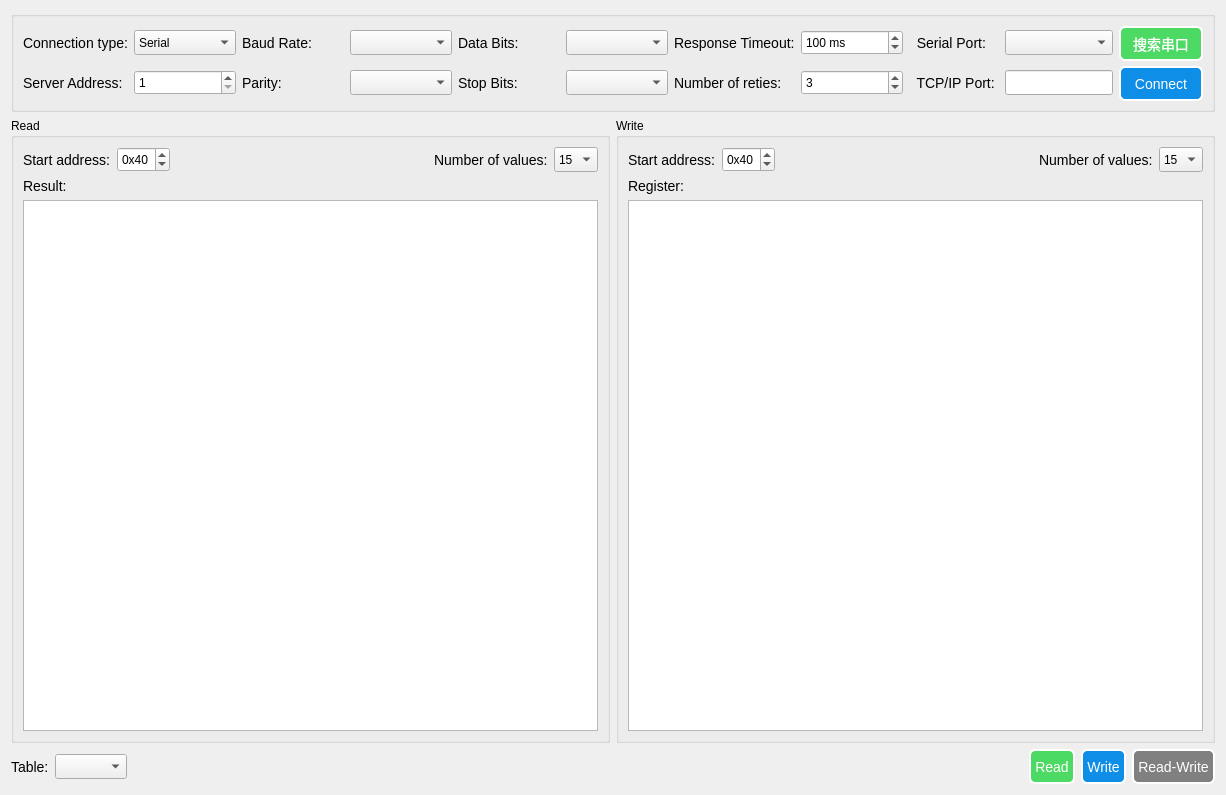
<?xml version="1.0" encoding="UTF-8"?>
<ui version="4.0">
 <class>ModbusUi</class>
 <widget class="QWidget" name="ModbusUi">
  <property name="geometry">
   <rect>
    <x>0</x>
    <y>0</y>
    <width>1226</width>
    <height>795</height>
   </rect>
  </property>
  <property name="windowTitle">
   <string>Form</string>
  </property>
  <property name="styleSheet">
   <string notr="true">QLabel{
    color: black;
    qproperty-alignment: AlignCenter;
	
    /*font-family: 'Verdana';*/
    font-size: 14px;}

/* ******************QPushButton****************** */
QPushButton{
    background-color: rgb(14, 142, 231);
	border-style: outset;
    border-width: 2px;
	border-radius: 6px;
    color: white;
	font-size: 14px;
}

QPushButton:hover{
    background-color: rgb(57, 159, 251);
}

QPushButton:pressed{
    background-color: rgb(0, 125, 213);
}

QPushButton:disabled{
    background-color: gray;
}

QCheckBox{
	font-size: 14px;
	alignment:center}


QRadioButton{
	font-size: 14px;
	alignment:center}

    /*RadioButton样式设置*/
    QRadioButton::indicator { 
    	width: 17px;
    	height: 17px;
    }
    /*单选框未选中样式*/
    QRadioButton::indicator::unchecked {
    	
    	image: url(:/images/skin/images/radiob-unchecked.png);
    }
    /*单选框选中样式*/
    QRadioButton::indicator::checked { 
    	image: url(:/images/skin/images/radiob-checked.png);
    }
    /*RadioButton和checkbox字体和间距设置*/
    QRadioButton ,QCheckBox{
    	spacing: 5px;
    	font-size: 14px;
    }
    /*checkbox样式设置*/
    QCheckBox::indicator { 
    	width: 26px;
    	height: 50px;
    }
    /*未选中*/
    QCheckBox::indicator::unchecked {	
    	image: url(:/images/skin/images/checkb-unche.png);
    }
    /*选中*/
    QCheckBox::indicator::checked { 
    	image: url(:/images/skin/images/checkb_check.png);
    }</string>
  </property>
  <layout class="QVBoxLayout" name="verticalLayout_3">
   <item>
    <widget class="QGroupBox" name="groupBox">
     <property name="sizePolicy">
      <sizepolicy hsizetype="Preferred" vsizetype="Fixed">
       <horstretch>0</horstretch>
       <verstretch>0</verstretch>
      </sizepolicy>
     </property>
     <property name="minimumSize">
      <size>
       <width>1051</width>
       <height>101</height>
      </size>
     </property>
     <property name="maximumSize">
      <size>
       <width>16777215</width>
       <height>101</height>
      </size>
     </property>
     <property name="title">
      <string/>
     </property>
     <layout class="QHBoxLayout" name="horizontalLayout">
      <item>
       <layout class="QGridLayout" name="gridLayout">
        <item row="0" column="0">
         <widget class="QLabel" name="label_18">
          <property name="text">
           <string>Connection type:</string>
          </property>
         </widget>
        </item>
        <item row="0" column="1">
         <widget class="QComboBox" name="connectType">
          <property name="minimumSize">
           <size>
            <width>0</width>
            <height>25</height>
           </size>
          </property>
          <property name="maximumSize">
           <size>
            <width>16777215</width>
            <height>25</height>
           </size>
          </property>
          <item>
           <property name="text">
            <string>Serial</string>
           </property>
          </item>
          <item>
           <property name="text">
            <string>TCP</string>
           </property>
          </item>
         </widget>
        </item>
        <item row="0" column="2">
         <widget class="QLabel" name="label_3">
          <property name="text">
           <string>Baud Rate:</string>
          </property>
         </widget>
        </item>
        <item row="0" column="3">
         <widget class="QComboBox" name="baudCombo">
          <property name="minimumSize">
           <size>
            <width>0</width>
            <height>25</height>
           </size>
          </property>
          <property name="maximumSize">
           <size>
            <width>16777215</width>
            <height>25</height>
           </size>
          </property>
         </widget>
        </item>
        <item row="0" column="4">
         <widget class="QLabel" name="label_4">
          <property name="text">
           <string>Data Bits:</string>
          </property>
         </widget>
        </item>
        <item row="0" column="5">
         <widget class="QComboBox" name="dataBitsCombo">
          <property name="minimumSize">
           <size>
            <width>0</width>
            <height>25</height>
           </size>
          </property>
          <property name="maximumSize">
           <size>
            <width>16777215</width>
            <height>25</height>
           </size>
          </property>
         </widget>
        </item>
        <item row="0" column="6">
         <widget class="QLabel" name="label_19">
          <property name="text">
           <string>Response Timeout:</string>
          </property>
         </widget>
        </item>
        <item row="0" column="7">
         <widget class="QSpinBox" name="timeoutSpinner">
          <property name="minimumSize">
           <size>
            <width>0</width>
            <height>25</height>
           </size>
          </property>
          <property name="accelerated">
           <bool>true</bool>
          </property>
          <property name="suffix">
           <string> ms</string>
          </property>
          <property name="minimum">
           <number>-1</number>
          </property>
          <property name="maximum">
           <number>5000</number>
          </property>
          <property name="singleStep">
           <number>20</number>
          </property>
          <property name="value">
           <number>100</number>
          </property>
         </widget>
        </item>
        <item row="0" column="8">
         <widget class="QLabel" name="label_21">
          <property name="sizePolicy">
           <sizepolicy hsizetype="Maximum" vsizetype="Preferred">
            <horstretch>0</horstretch>
            <verstretch>0</verstretch>
           </sizepolicy>
          </property>
          <property name="text">
           <string>  Serial Port: </string>
          </property>
         </widget>
        </item>
        <item row="0" column="9">
         <widget class="QComboBox" name="serialPortInfoListBox">
          <property name="minimumSize">
           <size>
            <width>80</width>
            <height>25</height>
           </size>
          </property>
         </widget>
        </item>
        <item row="0" column="10">
         <widget class="QPushButton" name="searchButton">
          <property name="sizePolicy">
           <sizepolicy hsizetype="Fixed" vsizetype="Fixed">
            <horstretch>0</horstretch>
            <verstretch>0</verstretch>
           </sizepolicy>
          </property>
          <property name="minimumSize">
           <size>
            <width>75</width>
            <height>35</height>
           </size>
          </property>
          <property name="maximumSize">
           <size>
            <width>16777215</width>
            <height>35</height>
           </size>
          </property>
          <property name="styleSheet">
           <string notr="true">QPushButton{
    background-color: rgb(76, 218, 100);
	border-style: outset;
    border-width: 2px;
	border-radius: 6px;
    color: white;
	font-size: 14px;
}

QPushButton:hover{
    background-color: rgb(110, 230, 120);
}

QPushButton:pressed{
    background-color: rgb(50, 200, 80);
}

QPushButton:disabled{
    background-color: gray;
}</string>
          </property>
          <property name="text">
           <string>   搜索串口   </string>
          </property>
         </widget>
        </item>
        <item row="1" column="0">
         <widget class="QLabel" name="label_28">
          <property name="sizePolicy">
           <sizepolicy hsizetype="Maximum" vsizetype="Preferred">
            <horstretch>0</horstretch>
            <verstretch>0</verstretch>
           </sizepolicy>
          </property>
          <property name="text">
           <string>Server Address:</string>
          </property>
         </widget>
        </item>
        <item row="1" column="1">
         <widget class="QSpinBox" name="serverEdit">
          <property name="sizePolicy">
           <sizepolicy hsizetype="Preferred" vsizetype="Fixed">
            <horstretch>0</horstretch>
            <verstretch>0</verstretch>
           </sizepolicy>
          </property>
          <property name="minimumSize">
           <size>
            <width>0</width>
            <height>25</height>
           </size>
          </property>
          <property name="minimum">
           <number>1</number>
          </property>
          <property name="maximum">
           <number>247</number>
          </property>
         </widget>
        </item>
        <item row="1" column="2">
         <widget class="QLabel" name="label_2">
          <property name="text">
           <string>Parity:</string>
          </property>
         </widget>
        </item>
        <item row="1" column="3">
         <widget class="QComboBox" name="parityCombo">
          <property name="minimumSize">
           <size>
            <width>0</width>
            <height>25</height>
           </size>
          </property>
          <property name="maximumSize">
           <size>
            <width>16777215</width>
            <height>25</height>
           </size>
          </property>
         </widget>
        </item>
        <item row="1" column="4">
         <widget class="QLabel" name="label_5">
          <property name="text">
           <string>Stop Bits:</string>
          </property>
         </widget>
        </item>
        <item row="1" column="5">
         <widget class="QComboBox" name="stopBitsCombo">
          <property name="minimumSize">
           <size>
            <width>0</width>
            <height>25</height>
           </size>
          </property>
          <property name="maximumSize">
           <size>
            <width>16777215</width>
            <height>25</height>
           </size>
          </property>
         </widget>
        </item>
        <item row="1" column="6">
         <widget class="QLabel" name="label_20">
          <property name="text">
           <string>Number of reties:</string>
          </property>
         </widget>
        </item>
        <item row="1" column="7">
         <widget class="QSpinBox" name="retriesSpinner">
          <property name="minimumSize">
           <size>
            <width>0</width>
            <height>25</height>
           </size>
          </property>
          <property name="value">
           <number>3</number>
          </property>
         </widget>
        </item>
        <item row="1" column="8">
         <widget class="QLabel" name="label_17">
          <property name="sizePolicy">
           <sizepolicy hsizetype="Maximum" vsizetype="Preferred">
            <horstretch>0</horstretch>
            <verstretch>0</verstretch>
           </sizepolicy>
          </property>
          <property name="text">
           <string>  TCP/IP Port: </string>
          </property>
         </widget>
        </item>
        <item row="1" column="9">
         <widget class="QLineEdit" name="portEdit">
          <property name="sizePolicy">
           <sizepolicy hsizetype="Preferred" vsizetype="Fixed">
            <horstretch>0</horstretch>
            <verstretch>0</verstretch>
           </sizepolicy>
          </property>
          <property name="minimumSize">
           <size>
            <width>0</width>
            <height>25</height>
           </size>
          </property>
         </widget>
        </item>
        <item row="1" column="10">
         <widget class="QPushButton" name="connectButton">
          <property name="sizePolicy">
           <sizepolicy hsizetype="Preferred" vsizetype="Fixed">
            <horstretch>0</horstretch>
            <verstretch>0</verstretch>
           </sizepolicy>
          </property>
          <property name="minimumSize">
           <size>
            <width>0</width>
            <height>35</height>
           </size>
          </property>
          <property name="text">
           <string> Connect </string>
          </property>
          <property name="checkable">
           <bool>false</bool>
          </property>
          <property name="autoDefault">
           <bool>false</bool>
          </property>
          <property name="default">
           <bool>true</bool>
          </property>
         </widget>
        </item>
       </layout>
      </item>
     </layout>
    </widget>
   </item>
   <item>
    <layout class="QHBoxLayout" name="horizontalLayout_5">
     <item>
      <widget class="QGroupBox" name="groupBox_3">
       <property name="minimumSize">
        <size>
         <width>250</width>
         <height>0</height>
        </size>
       </property>
       <property name="title">
        <string>Read</string>
       </property>
       <layout class="QVBoxLayout" name="verticalLayout">
        <item>
         <layout class="QHBoxLayout" name="horizontalLayout_2">
          <item>
           <widget class="QLabel" name="label_10">
            <property name="text">
             <string>Start address:</string>
            </property>
           </widget>
          </item>
          <item>
           <widget class="QSpinBox" name="readAddress">
            <property name="minimumSize">
             <size>
              <width>0</width>
              <height>25</height>
             </size>
            </property>
            <property name="prefix">
             <string>0x</string>
            </property>
            <property name="maximum">
             <number>65535</number>
            </property>
            <property name="value">
             <number>64</number>
            </property>
            <property name="displayIntegerBase">
             <number>16</number>
            </property>
           </widget>
          </item>
          <item>
           <spacer name="horizontalSpacer_6">
            <property name="orientation">
             <enum>Qt::Horizontal</enum>
            </property>
            <property name="sizeHint" stdset="0">
             <size>
              <width>18</width>
              <height>20</height>
             </size>
            </property>
           </spacer>
          </item>
          <item>
           <widget class="QLabel" name="label_11">
            <property name="text">
             <string>Number of values:</string>
            </property>
           </widget>
          </item>
          <item>
           <widget class="QComboBox" name="readSize">
            <property name="minimumSize">
             <size>
              <width>0</width>
              <height>25</height>
             </size>
            </property>
            <property name="currentIndex">
             <number>14</number>
            </property>
            <property name="maxVisibleItems">
             <number>127</number>
            </property>
            <item>
             <property name="text">
              <string>1</string>
             </property>
            </item>
            <item>
             <property name="text">
              <string>2</string>
             </property>
            </item>
            <item>
             <property name="text">
              <string>3</string>
             </property>
            </item>
            <item>
             <property name="text">
              <string>4</string>
             </property>
            </item>
            <item>
             <property name="text">
              <string>5</string>
             </property>
            </item>
            <item>
             <property name="text">
              <string>6</string>
             </property>
            </item>
            <item>
             <property name="text">
              <string>7</string>
             </property>
            </item>
            <item>
             <property name="text">
              <string>8</string>
             </property>
            </item>
            <item>
             <property name="text">
              <string>9</string>
             </property>
            </item>
            <item>
             <property name="text">
              <string>10</string>
             </property>
            </item>
            <item>
             <property name="text">
              <string>11</string>
             </property>
            </item>
            <item>
             <property name="text">
              <string>12</string>
             </property>
            </item>
            <item>
             <property name="text">
              <string>13</string>
             </property>
            </item>
            <item>
             <property name="text">
              <string>14</string>
             </property>
            </item>
            <item>
             <property name="text">
              <string>15</string>
             </property>
            </item>
            <item>
             <property name="text">
              <string>16</string>
             </property>
            </item>
            <item>
             <property name="text">
              <string>17</string>
             </property>
            </item>
            <item>
             <property name="text">
              <string>18</string>
             </property>
            </item>
            <item>
             <property name="text">
              <string>19</string>
             </property>
            </item>
            <item>
             <property name="text">
              <string>20</string>
             </property>
            </item>
            <item>
             <property name="text">
              <string>21</string>
             </property>
            </item>
            <item>
             <property name="text">
              <string>22</string>
             </property>
            </item>
            <item>
             <property name="text">
              <string>23</string>
             </property>
            </item>
            <item>
             <property name="text">
              <string>24</string>
             </property>
            </item>
            <item>
             <property name="text">
              <string>25</string>
             </property>
            </item>
            <item>
             <property name="text">
              <string>26</string>
             </property>
            </item>
            <item>
             <property name="text">
              <string>27</string>
             </property>
            </item>
            <item>
             <property name="text">
              <string>28</string>
             </property>
            </item>
            <item>
             <property name="text">
              <string>29</string>
             </property>
            </item>
            <item>
             <property name="text">
              <string>30</string>
             </property>
            </item>
           </widget>
          </item>
         </layout>
        </item>
        <item>
         <widget class="QLabel" name="label_12">
          <property name="text">
           <string>Result:</string>
          </property>
         </widget>
        </item>
        <item>
         <widget class="QListWidget" name="readValue">
          <property name="minimumSize">
           <size>
            <width>0</width>
            <height>0</height>
           </size>
          </property>
         </widget>
        </item>
       </layout>
      </widget>
     </item>
     <item>
      <widget class="QGroupBox" name="writeGroupBox">
       <property name="minimumSize">
        <size>
         <width>225</width>
         <height>0</height>
        </size>
       </property>
       <property name="title">
        <string>Write</string>
       </property>
       <layout class="QVBoxLayout" name="verticalLayout_2">
        <item>
         <layout class="QHBoxLayout" name="horizontalLayout_3">
          <item>
           <widget class="QLabel" name="label_13">
            <property name="text">
             <string>Start address:</string>
            </property>
           </widget>
          </item>
          <item>
           <widget class="QSpinBox" name="writeAddress">
            <property name="minimumSize">
             <size>
              <width>0</width>
              <height>25</height>
             </size>
            </property>
            <property name="prefix">
             <string>0x</string>
            </property>
            <property name="maximum">
             <number>65535</number>
            </property>
            <property name="value">
             <number>64</number>
            </property>
            <property name="displayIntegerBase">
             <number>16</number>
            </property>
           </widget>
          </item>
          <item>
           <spacer name="horizontalSpacer_7">
            <property name="orientation">
             <enum>Qt::Horizontal</enum>
            </property>
            <property name="sizeHint" stdset="0">
             <size>
              <width>18</width>
              <height>20</height>
             </size>
            </property>
           </spacer>
          </item>
          <item>
           <widget class="QLabel" name="label_14">
            <property name="text">
             <string>Number of values:</string>
            </property>
           </widget>
          </item>
          <item>
           <widget class="QComboBox" name="writeSize">
            <property name="minimumSize">
             <size>
              <width>0</width>
              <height>25</height>
             </size>
            </property>
            <property name="currentIndex">
             <number>14</number>
            </property>
            <property name="maxVisibleItems">
             <number>127</number>
            </property>
            <item>
             <property name="text">
              <string>1</string>
             </property>
            </item>
            <item>
             <property name="text">
              <string>2</string>
             </property>
            </item>
            <item>
             <property name="text">
              <string>3</string>
             </property>
            </item>
            <item>
             <property name="text">
              <string>4</string>
             </property>
            </item>
            <item>
             <property name="text">
              <string>5</string>
             </property>
            </item>
            <item>
             <property name="text">
              <string>6</string>
             </property>
            </item>
            <item>
             <property name="text">
              <string>7</string>
             </property>
            </item>
            <item>
             <property name="text">
              <string>8</string>
             </property>
            </item>
            <item>
             <property name="text">
              <string>9</string>
             </property>
            </item>
            <item>
             <property name="text">
              <string>10</string>
             </property>
            </item>
            <item>
             <property name="text">
              <string>11</string>
             </property>
            </item>
            <item>
             <property name="text">
              <string>12</string>
             </property>
            </item>
            <item>
             <property name="text">
              <string>13</string>
             </property>
            </item>
            <item>
             <property name="text">
              <string>14</string>
             </property>
            </item>
            <item>
             <property name="text">
              <string>15</string>
             </property>
            </item>
            <item>
             <property name="text">
              <string>16</string>
             </property>
            </item>
            <item>
             <property name="text">
              <string>17</string>
             </property>
            </item>
            <item>
             <property name="text">
              <string>18</string>
             </property>
            </item>
            <item>
             <property name="text">
              <string>19</string>
             </property>
            </item>
            <item>
             <property name="text">
              <string>20</string>
             </property>
            </item>
            <item>
             <property name="text">
              <string>21</string>
             </property>
            </item>
            <item>
             <property name="text">
              <string>22</string>
             </property>
            </item>
            <item>
             <property name="text">
              <string>23</string>
             </property>
            </item>
            <item>
             <property name="text">
              <string>24</string>
             </property>
            </item>
            <item>
             <property name="text">
              <string>25</string>
             </property>
            </item>
            <item>
             <property name="text">
              <string>26</string>
             </property>
            </item>
            <item>
             <property name="text">
              <string>27</string>
             </property>
            </item>
            <item>
             <property name="text">
              <string>28</string>
             </property>
            </item>
            <item>
             <property name="text">
              <string>29</string>
             </property>
            </item>
            <item>
             <property name="text">
              <string>30</string>
             </property>
            </item>
           </widget>
          </item>
         </layout>
        </item>
        <item>
         <widget class="QLabel" name="label_15">
          <property name="text">
           <string>Register:</string>
          </property>
         </widget>
        </item>
        <item>
         <widget class="QTreeView" name="writeValueTable">
          <property name="showDropIndicator" stdset="0">
           <bool>true</bool>
          </property>
          <property name="alternatingRowColors">
           <bool>true</bool>
          </property>
          <property name="rootIsDecorated">
           <bool>false</bool>
          </property>
          <property name="uniformRowHeights">
           <bool>true</bool>
          </property>
          <property name="itemsExpandable">
           <bool>false</bool>
          </property>
          <property name="expandsOnDoubleClick">
           <bool>false</bool>
          </property>
          <attribute name="headerVisible">
           <bool>true</bool>
          </attribute>
          <attribute name="headerCascadingSectionResizes">
           <bool>false</bool>
          </attribute>
          <attribute name="headerDefaultSectionSize">
           <number>100</number>
          </attribute>
          <attribute name="headerMinimumSectionSize">
           <number>100</number>
          </attribute>
          <attribute name="headerShowSortIndicator" stdset="0">
           <bool>true</bool>
          </attribute>
         </widget>
        </item>
       </layout>
      </widget>
     </item>
    </layout>
   </item>
   <item>
    <layout class="QHBoxLayout" name="horizontalLayout_4">
     <item>
      <widget class="QLabel" name="label_16">
       <property name="text">
        <string>Table:</string>
       </property>
      </widget>
     </item>
     <item>
      <widget class="QComboBox" name="writeTable">
       <property name="minimumSize">
        <size>
         <width>0</width>
         <height>25</height>
        </size>
       </property>
      </widget>
     </item>
     <item>
      <spacer name="horizontalSpacer_3">
       <property name="orientation">
        <enum>Qt::Horizontal</enum>
       </property>
       <property name="sizeHint" stdset="0">
        <size>
         <width>13</width>
         <height>17</height>
        </size>
       </property>
      </spacer>
     </item>
     <item>
      <widget class="QPushButton" name="readButton">
       <property name="sizePolicy">
        <sizepolicy hsizetype="Maximum" vsizetype="Fixed">
         <horstretch>0</horstretch>
         <verstretch>0</verstretch>
        </sizepolicy>
       </property>
       <property name="minimumSize">
        <size>
         <width>0</width>
         <height>35</height>
        </size>
       </property>
       <property name="styleSheet">
        <string notr="true">QPushButton{
    background-color: rgb(76, 218, 100);
	border-style: outset;
    border-width: 2px;
	border-radius: 6px;
    color: white;
	font-size: 14px;
}

QPushButton:hover{
    background-color: rgb(110, 230, 120);
}

QPushButton:pressed{
    background-color: rgb(50, 200, 80);
}

QPushButton:disabled{
    background-color: gray;
}</string>
       </property>
       <property name="text">
        <string> Read </string>
       </property>
      </widget>
     </item>
     <item>
      <widget class="QPushButton" name="writeButton">
       <property name="minimumSize">
        <size>
         <width>0</width>
         <height>35</height>
        </size>
       </property>
       <property name="text">
        <string> Write </string>
       </property>
      </widget>
     </item>
     <item>
      <widget class="QPushButton" name="readWriteButton">
       <property name="enabled">
        <bool>false</bool>
       </property>
       <property name="minimumSize">
        <size>
         <width>0</width>
         <height>35</height>
        </size>
       </property>
       <property name="text">
        <string> Read-Write </string>
       </property>
      </widget>
     </item>
    </layout>
   </item>
  </layout>
 </widget>
 <resources/>
 <connections/>
</ui>
